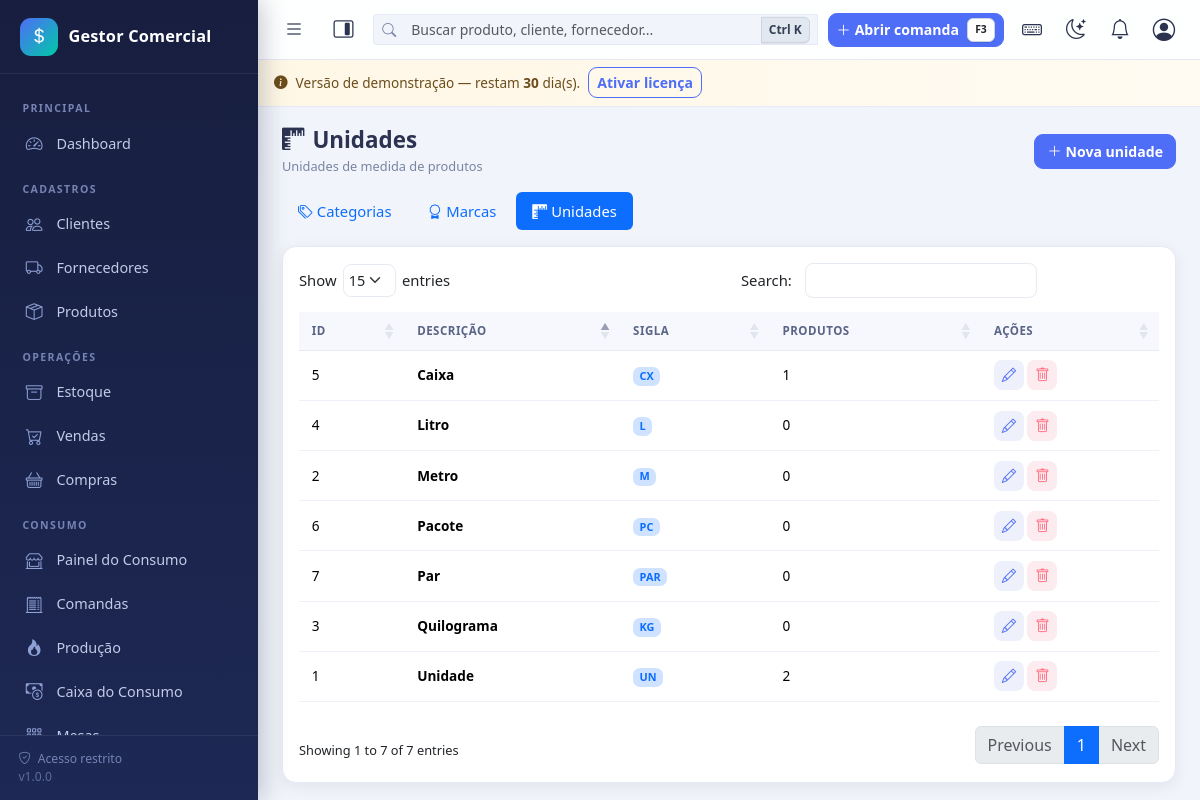
The page /unidades/index.php (signed in) on the database its author committed.
### tables this page shows
CREATE TABLE `unidades` (
  `id` int(11) NOT NULL,
  `nome` varchar(60) NOT NULL,
  `sigla` varchar(10) NOT NULL,
  `criado_em` datetime NOT NULL DEFAULT current_timestamp()
);

### config/auth.php (called while the page is built, shortened)
<?php
function usuario_atual(): ?array
{
    static $usuario = null;
    static $carregado = false;
    if ($carregado) {
        return $usuario;
    }
    $carregado = true;
    try {
        $stmt = db()->prepare('SELECT * FROM usuarios WHERE id = ? LIMIT 1');
        $stmt->execute([(int)$_SESSION['user_id']]);
        $linha = $stmt->fetch();
        $usuario = $linha;
    } catch (Throwable $e) {
        erro_banco($e, 'usuario_atual');
    }
    return $usuario;
}
function exigir_login(): void
{
    if (!usuario_atual()) {
        if (is_ajax()) {
            json_resposta(false, 'Sessão expirada. Faça login novamente.', null, 401);
        }
        flash('warning', 'Faça login para acessar o sistema.');
        redirecionar('login/index.php');
    }
}
function permissao_carregadas(): array
{
    $usuario = usuario_atual();
    $permitidas = [];
    try {
        $chaves = [];
        if ((int)$usuario['is_admin'] === 1) {
            $stmt = db()->query('SELECT chave FROM permissoes');
            foreach ($stmt->fetchAll() as $l) {
                $chaves[] = $l['chave'];
            }
            return $permitidas = array_flip($chaves);
        }
        $permitidas = array_flip(array_unique($chaves));
    } catch (Throwable $e) {
        erro_banco($e, 'permissao_carregadas');
    }
    return $permitidas;
}
function tem_permissao(string $chave): bool
{
    $usuario = usuario_atual();
    if ((int)$usuario['is_admin'] === 1) {
        return true;
    }
    return array_key_exists($chave, permissao_carregadas());
}

### config/database.php (called while the page is built, shortened)
<?php
function db(): PDO
{
    static $pdo = null;
    if ($pdo === null) {
        $dsn = 'mysql:host=' . DB_HOST . ';dbname=' . DB_NAME . ';charset=' . DB_CHARSET;
        try {
            $pdo = new PDO($dsn, DB_USER, DB_PASS, [
                PDO::ATTR_ERRMODE            => PDO::ERRMODE_EXCEPTION,
                PDO::ATTR_DEFAULT_FETCH_MODE => PDO::FETCH_ASSOC,
                PDO::ATTR_EMULATE_PREPARES   => false,
            ]);
        } catch (PDOException $e) {
            error_log('[BANCO] Falha de conexão: ' . $e->getMessage());
            http_response_code(500);
            if (defined('DEV_MODE') && DEV_MODE) {
                exit('Falha na conexão com o banco de dados. Verifique se o MySQL/MariaDB está ativo e se os dados em config/config.php estão corretos.');
            }
            exit('Serviço temporariamente indisponível.');
        }
    }
    return $pdo;
}

### includes/functions.php (called while the page is built, shortened)
<?php
function e($valor): string
{
    return htmlspecialchars((string)$valor, ENT_QUOTES, 'UTF-8');
}
function url(string $caminho = ''): string
{
    return BASE_URL . '/' . ltrim($caminho, '/');
}

### unidades/index.php (the view, shortened to what this page needs)
<?php
exigir_login();
$dados = db()->query(
    'SELECT u.*, (SELECT COUNT(*) FROM produtos p WHERE p.unidade_id = u.id) AS qtd
       FROM unidades u ORDER BY u.nome'
)->fetchAll();
include INC . 'header.php';
?>
<div class="page-header">
    <div>
        <h1><i class="bi bi-rulers me-2"></i>Unidades</h1>
        <span class="subtitulo">Unidades de medida de produtos</span>
    </div>
    <button class="btn btn-primary" data-bs-toggle="modal" data-bs-target="#modalUn"><i class="bi bi-plus-lg me-1"></i>Nova unidade</button>
</div>
<ul class="nav nav-pills mb-3 gap-1">
    <?php if (tem_permissao('categorias_ver')): ?>
    <li class="nav-item"><a class="nav-link<?= $moduloAtual === 'categorias' ? ' active' : '' ?>" href="<?= url('categorias/index.php') ?>"><i class="bi bi-tags me-1"></i>Categorias</a></li>
    <?php endif; ?>
    <?php if (tem_permissao('marcas_ver')): ?>
    <li class="nav-item"><a class="nav-link<?= $moduloAtual === 'marcas' ? ' active' : '' ?>" href="<?= url('marcas/index.php') ?>"><i class="bi bi-award me-1"></i>Marcas</a></li>
    <?php endif; ?>
    <?php if (tem_permissao('unidades_ver')): ?>
    <li class="nav-item"><a class="nav-link<?= $moduloAtual === 'unidades' ? ' active' : '' ?>" href="<?= url('unidades/index.php') ?>"><i class="bi bi-rulers me-1"></i>Unidades</a></li>
    <?php endif; ?>
</ul>
<div class="card">
    <div class="card-body">
        <div class="table-responsive">
            <table class="table table-hover table-geral" data-ordem="1">
                <thead>
                    <tr>
                        <th>ID</th>
                        <th>Descrição</th>
                        <th>Sigla</th>
                        <th>Produtos</th>
                        <th class="no-print">Ações</th>
                    </tr>
                </thead>
                <tbody>
                    <?php foreach ($dados as $r): ?>
                    <tr>
                        <td><?= (int)$r['id'] ?></td>
                        <td class="fw-semibold"><?= e($r['nome']) ?></td>
                        <td><span class="badge bg-primary-subtle text-primary"><?= e($r['sigla']) ?></span></td>
                        <td><?= (int)$r['qtd'] ?></td>
                        <td class="text-nowrap">
                            <?php if (tem_permissao('unidades_editar')): ?>
                            <button class="acao-btn btn-soft editar-un" data-id="<?= (int)$r['id'] ?>" data-nome="<?= e($r['nome']) ?>" data-sigla="<?= e($r['sigla']) ?>" data-bs-toggle="tooltip" title="Editar"><i class="bi bi-pencil"></i></button>
                            <?php endif; ?>
                            <?php if (tem_permissao('unidades_excluir')): ?>
                            <form action="<?= url('unidades/excluir.php') ?>" method="post" class="d-inline">
                                <button type="submit" class="acao-btn btn-soft-danger excluir-un" data-bs-toggle="tooltip" title="Excluir"><i class="bi bi-trash"></i></button>
                            </form>
                            <?php endif; ?>
                        </td>
                    </tr>
                    <?php endforeach; ?>
                </tbody>
            </table>
        </div>
    </div>
</div>
<?php include INC . 'footer.php'; ?>

### assets/css/app.css (style rules this page uses)
:root { --sidebar-w: 258px; --sidebar-bg: linear-gradient(180deg, #171e3f 0%, #1d2854 100%); --accent: #4f6ef7; --accent-2: #00c9a7; --danger-soft: #ff6b81; --bg: #f1f4fa; --card-bg: #ffffff; --card-radius: 14px; --shadow: 0 4px 16px rgba(23, 30, 63, .07); --shadow-lg: 0 10px 30px rgba(23, 30, 63, .12); --text: #2b3350; --muted: #7a84a3; --border: #e6eaf4; --topbar-bg: rgba(255, 255, 255, .92); }
* { box-sizing: border-box; }
html, body { height: 100%; }
body { font-family: "Segoe UI", system-ui, -apple-system, Roboto, Arial, sans-serif; background: var(--bg); color: var(--text); font-size: .925rem; overflow-x: hidden; }
a { text-decoration: none; }
.page-header { display: flex; flex-wrap: wrap; align-items: center; justify-content: space-between; gap: .6rem; margin-bottom: 1rem; }
.page-header h1 { font-size: 1.25rem; font-weight: 700; margin: 0; }
.page-header .subtitulo { color: var(--muted); font-size: .8rem; }
.card { border: 1px solid var(--border); border-radius: var(--card-radius); box-shadow: var(--shadow); background: #fff; }
.table-geral { width: 100% !important; font-size: .85rem; margin: 0 !important; }
.table-responsive { overflow-x: auto; -webkit-overflow-scrolling: touch; scrollbar-width: thin; }
.table-geral thead th { background: #f6f8fd; color: #5a6585; font-size: .72rem; text-transform: uppercase; letter-spacing: .5px; border-bottom: 1px solid var(--border); white-space: nowrap; padding: .65rem .8rem; }
.table-geral td { vertical-align: middle; padding: .6rem .8rem; border-color: #eef1f8; }
.btn { border-radius: 9px; font-size: .88rem; font-weight: 600; }
.btn-primary { background: var(--accent); border-color: var(--accent); }
.btn-soft { background: #eef1fb; border: 0; color: var(--accent); }
.btn-soft-danger { background: #fdecef; border: 0; color: var(--danger-soft); }
.acao-btn { width: 30px; height: 30px; display: inline-grid; place-items: center; border-radius: 8px; font-size: .9rem; }
.badge { font-size: .68rem; padding: .35em .6em; border-radius: 7px; font-weight: 600; }
@media (min-width: 992px) { .page-header h1 { font-size: 1.4rem; } }

### rows shown on the page
unidades: id "5", nome "Caixa", sigla "CX", qtd "1"
unidades: id "4", nome "Litro", sigla "L", qtd "0"
unidades: id "2", nome "Metro", sigla "M", qtd "0"
unidades: id "6", nome "Pacote", sigla "PC", qtd "0"
unidades: id "7", nome "Par", sigla "PAR", qtd "0"
unidades: id "3", nome "Quilograma", sigla "KG", qtd "0"
unidades: id "1", nome "Unidade", sigla "UN", qtd "2"

### other values the page prints
$nomeEmpresa "Gestor Comercial"
$rotulo "Clientes"
$rotulo "Fornecedores"
$rotulo "Produtos"
$rotulo "Estoque"
$rotulo "Vendas"
$rotulo "Compras"
rotulo_consumo() "CONSUMO"
licenca_dias_restantes() "30"
